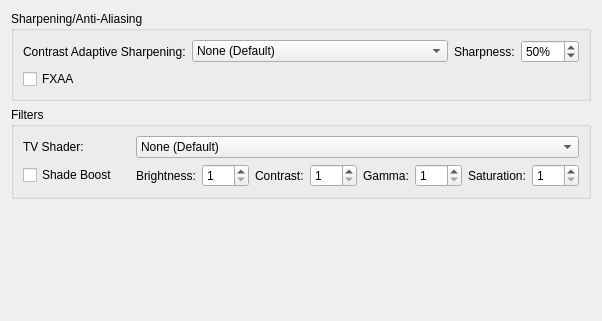
     <widget class="QWidget" name="postProcessingTab">
      <attribute name="title">
       <string>Post-Processing</string>
      </attribute>
      <layout class="QVBoxLayout" name="verticalLayout_5">
       <item>
        <widget class="QGroupBox" name="sharpeningGroup">
         <property name="title">
          <string>Sharpening/Anti-Aliasing</string>
         </property>
         <layout class="QFormLayout" name="formLayout_2">
          <item row="0" column="0">
           <widget class="QLabel" name="casModeLabel">
            <property name="text">
             <string extracomment="You might find an official translation for this on AMD's website (Spanish version linked): https://www.amd.com/es/technologies/radeon-software-fidelityfx">Contrast Adaptive Sharpening:</string>
            </property>
           </widget>
          </item>
          <item row="0" column="1">
           <layout class="QHBoxLayout" name="casLayout">
            <item>
             <widget class="QComboBox" name="casMode">
              <item>
               <property name="text">
                <string>None (Default)</string>
               </property>
              </item>
              <item>
               <property name="text">
                <string>Sharpen Only (Internal Resolution)</string>
               </property>
              </item>
              <item>
               <property name="text">
                <string>Sharpen and Resize (Display Resolution)</string>
               </property>
              </item>
             </widget>
            </item>
            <item>
             <layout class="QHBoxLayout" name="sharpnessLayout">
              <item>
               <widget class="QLabel" name="casSharpnessLabel">
                <property name="text">
                 <string>Sharpness:</string>
                </property>
               </widget>
              </item>
              <item>
               <widget class="QSpinBox" name="casSharpness">
                <property name="suffix">
                 <string extracomment="Percentage sign that will appear next to a number. Add a space or whatever is needed before depending on your language.">%</string>
                </property>
                <property name="maximum">
                 <number>100</number>
                </property>
                <property name="value">
                 <number>50</number>
                </property>
               </widget>
              </item>
             </layout>
            </item>
           </layout>
          </item>
          <item row="1" column="0" colspan="2">
           <widget class="QCheckBox" name="fxaa">
            <property name="text">
             <string>FXAA</string>
            </property>
           </widget>
          </item>
         </layout>
        </widget>
       </item>
       <item>
        <widget class="QGroupBox" name="filtersLayout">
         <property name="title">
          <string>Filters</string>
         </property>
         <layout class="QGridLayout" name="gridLayout_4">
          <item row="0" column="0">
           <widget class="QLabel" name="tvShaderLabel">
            <property name="text">
             <string>TV Shader:</string>
            </property>
           </widget>
          </item>
          <item row="0" column="1">
           <widget class="QComboBox" name="tvShader">
            <item>
             <property name="text">
              <string>None (Default)</string>
             </property>
            </item>
            <item>
             <property name="text">
              <string>Scanline Filter</string>
             </property>
            </item>
            <item>
             <property name="text">
              <string>Diagonal Filter</string>
             </property>
            </item>
            <item>
             <property name="text">
              <string>Triangular Filter</string>
             </property>
            </item>
            <item>
             <property name="text">
              <string>Wave Filter</string>
             </property>
            </item>
            <item>
             <property name="text">
              <string extracomment="Lottes = Timothy Lottes, the creator of the shader filter. Leave as-is. CRT= Cathode Ray Tube, an old type of television technology.">Lottes CRT</string>
             </property>
            </item>
            <item>
             <property name="text">
              <string>4xRGSS downsampling (4x Rotated Grid SuperSampling)</string>
             </property>
            </item>
            <item>
             <property name="text">
              <string>NxAGSS downsampling (Nx Automatic Grid SuperSampling)</string>
             </property>
            </item>
           </widget>
          </item>
          <item row="1" column="0">
           <widget class="QCheckBox" name="shadeBoost">
            <property name="text">
             <string>Shade Boost</string>
            </property>
           </widget>
          </item>
          <item row="1" column="1">
           <layout class="QHBoxLayout" name="shadeBoostLayout">
            <item>
             <widget class="QLabel" name="brightnessLabel">
              <property name="text">
               <string>Brightness:</string>
              </property>
             </widget>
            </item>
            <item>
             <widget class="QSpinBox" name="shadeBoostBrightness">
              <property name="minimum">
               <number>1</number>
              </property>
              <property name="maximum">
               <number>100</number>
              </property>
             </widget>
            </item>
            <item>
             <widget class="QLabel" name="contrastLabel">
              <property name="text">
               <string>Contrast:</string>
              </property>
             </widget>
            </item>
            <item>
             <widget class="QSpinBox" name="shadeBoostContrast">
              <property name="minimum">
               <number>1</number>
              </property>
              <property name="maximum">
               <number>100</number>
              </property>
             </widget>
            </item>
            <item>
             <widget class="QLabel" name="gammaLabel">
              <property name="text">
               <string>Gamma:</string>
              </property>
             </widget>
            </item>
            <item>
             <widget class="QSpinBox" name="shadeBoostGamma">
              <property name="minimum">
               <number>1</number>
              </property>
              <property name="maximum">
               <number>100</number>
              </property>
             </widget>
            </item>
            <item>
             <widget class="QLabel" name="saturationLabel">
              <property name="text">
               <string>Saturation:</string>
              </property>
             </widget>
            </item>
            <item>
             <widget class="QSpinBox" name="shadeBoostSaturation">
              <property name="minimum">
               <number>1</number>
              </property>
              <property name="maximum">
               <number>100</number>
              </property>
             </widget>
            </item>
           </layout>
          </item>
         </layout>
        </widget>
       </item>
       <item>
        <spacer name="postSpacer">
         <property name="orientation">
          <enum>Qt::Orientation::Vertical</enum>
         </property>
         <property name="sizeHint" stdset="0">
          <size>
           <width>20</width>
           <height>111</height>
          </size>
         </property>
        </spacer>
       </item>
      </layout>
     </widget>
